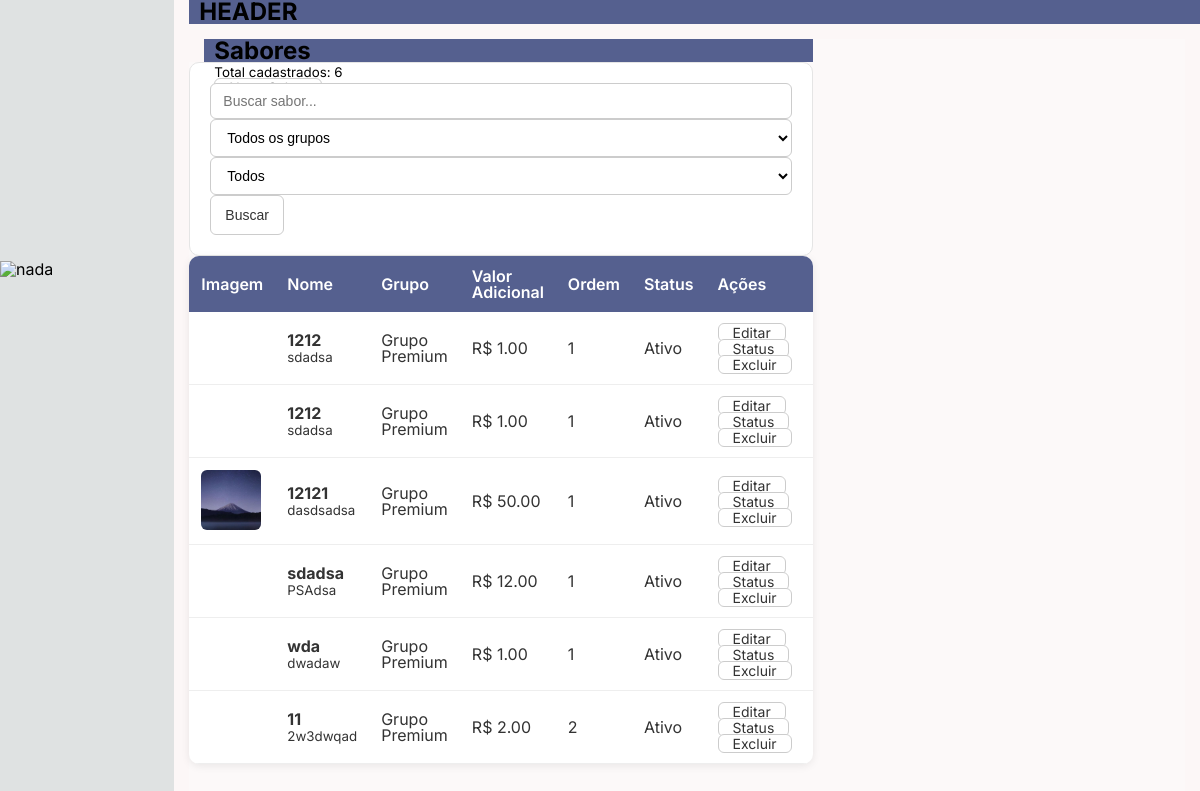
Before: /cardapio/sabor/ (signed in) with the older database file.
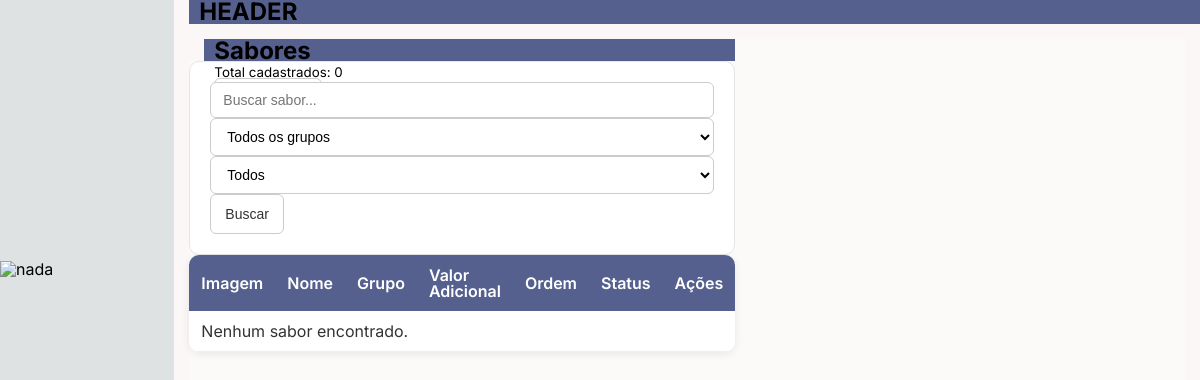
After: the same page with the newer database file.
### Cardapio/models.py (models this page shows, shortened)
class Sabor(models.Model):
    loja = models.ForeignKey(
        Loja,
        on_delete=models.CASCADE,
        related_name="sabores"
    )
    grupo = models.ForeignKey(
        GrupoDeSabores,
        on_delete=models.PROTECT,
        related_name="sabores"
    )
    nome = models.CharField(max_length=120)
    descricao = models.TextField(blank=True)
    imagem = models.ImageField(
        upload_to="sabores/",
        blank=True,
        null=True
    )
    valor_adicional = models.DecimalField(
        max_digits=10,
        decimal_places=2,
        null=True
    )
    ativo = models.BooleanField(default=True)
    ordem = models.PositiveIntegerField()
    class Meta:
        ordering = ["ordem", "nome"]

class GrupoDeSabores(models.Model):
    loja = models.ForeignKey(
        Loja,
        on_delete=models.CASCADE,
        related_name="grupos_sabores"
    )
    descricao = models.TextField(blank=True)
    nome = models.CharField(max_length=60)
    ordem = models.PositiveIntegerField(default=0)
    ativo = models.BooleanField(default=True)
    class Meta:
        ordering = ["ordem", "nome"]

### Cardapio/views/views_sabor.py (the view)
def listar_sabores(request):
    loja = request.user.perfil.loja
    busca = request.GET.get("busca")
    grupo = request.GET.get("grupo")
    status = request.GET.get("status")
    sabores = Sabor.objects.filter(
        loja=loja
    ).select_related("grupo")
    if busca:
        sabores = sabores.filter(
            Q(nome__icontains=busca)
        )
    if grupo:
        sabores = sabores.filter(
            grupo_id=grupo
        )
    if status == "ativo":
        sabores = sabores.filter(
            ativo=True
        )
    elif status == "inativo":
        sabores = sabores.filter(
            ativo=False
        )
    paginator = Paginator(sabores, 15)
    page = request.GET.get("page")
    sabores = paginator.get_page(page)
    grupos = GrupoDeSabores.objects.filter(
        loja=loja,
        ativo=True
    )
    context = {
        "sabores": sabores,
        "grupos": grupos,
        "total": paginator.count,
    }
    return render(
        request,
        "sabor/sabor_listar.html",
        context,
    )

### Interface/context_processors.py (called while the page is built)
def menu_items(request):
    user = request.user
    menus = MenuItem.objects.prefetch_related('subitens')
    if not user.is_authenticated:
        for menu in menus:
            menu.subitens_permitidos = []
        return {'menus': menus}
    permissoes_ids = set(
        PermissaoView.objects.filter(
            pode_acessar=True
        ).filter(
            Q(usuario=user) | Q(grupo__in=user.groups.all())
        ).values_list("view_id", flat=True)
    )
    for menu in menus:
        menu.subitens_permitidos = [
            sub for sub in menu.subitens.all()
            if sub.view_id is None or sub.view_id in permissoes_ids
        ]
    return {'menus': menus}

def nav_top(request):
    return {'nav': NavTop.objects.all()}

### Cardapio/templates/sabor/sabor_listar.html (shortened to what this page needs)
{% extends "templates/base.html" %}
{% block content %}
<div class="content-header">
    <div>
        <h2>Sabores</h2>
        <small>Total cadastrados: {{ total }}</small>
    </div>
    <div>
        <a href="{% url 'sabor:novo' %}" class="btn btn-primary">
        </a>
    </div>
</div>
<form method="GET" class="form-filtro">
    <input
        type="text"
        name="busca"
        placeholder="Buscar sabor..."
        value="{{ request.GET.busca }}"
    >
    <select name="grupo">
        <option value="">Todos os grupos</option>
    </select>
    <select name="status">
        <option value="">Todos</option>
    </select>
    <button class="btn btn-primary">
        Buscar
    </button>
</form>
<table class="table">
    <thead>
        <tr>
            <th>Imagem</th>
            <th>Nome</th>
            <th>Grupo</th>
            <th>Valor Adicional</th>
            <th>Ordem</th>
            <th>Status</th>
            <th width="180">Ações</th>
        </tr>
    </thead>
    <tbody>
    {% for sabor in sabores %}
        <tr>
            <td>
                {% if sabor.imagem %}
                    <img
                        src="{{ sabor.imagem.url }}"
                        width="60"
                        height="60"
                        style="object-fit:cover;border-radius:6px;"
                    >
                {% endif %}
            </td>
            <td>
                <strong>{{ sabor.nome }}</strong>
                {% if sabor.descricao %}
                    <br>
                    <small>{{ sabor.descricao|truncatechars:50 }}</small>
                {% endif %}
            </td>
            <td>
                {{ sabor.grupo.nome }}
            </td>
            <td>
                R$ {{ sabor.valor_adicional }}
            </td>
            <td>
                {{ sabor.ordem }}
            </td>
            <td>
                {% if sabor.ativo %}
                    <span class="badge bg-success">
                        Ativo
                    </span>
                {% else %}
                    <span class="badge bg-danger">
                        Inativo
                    </span>
                {% endif %}
            </td>
            <td>
                <a
                    href="{% url 'sabor:editar' sabor.id %}"
                    class="btn btn-warning btn-sm"
                >
                    Editar
                </a>
                <a
                    href="{% url 'sabor:status' sabor.id %}"
                    class="btn btn-secondary btn-sm"
                >
                    Status
                </a>
                <a
                    href="{% url 'sabor:excluir' sabor.id %}"
                    class="btn btn-danger btn-sm"
                    onclick="return confirm('Deseja excluir este sabor?')"
                >
                    Excluir
                </a>
            </td>
        </tr>
    {% empty %}
        <tr>
            <td colspan="7">
                Nenhum sabor encontrado.
            </td>
        </tr>
    {% endfor %}
    </tbody>
</table>
{% endblock %}

### global/templates/base.html (shortened to what this page needs)
{% load static %}
<!DOCTYPE html>
<html lang="en">
<head>
{% include "templates/head.html" %}
</head>
<body>
    <div class="content">
        <div class="content-all">
            <div class="nav-content">
                <img src="" alt="nada">
            </div>
            <div class="content-content">
                <div class="content-header">
                    <H2>HEADER</H2>
                </div>
                <div class="content-2">
                    <div class="content-footer-header">
                        {% block content %}{% endblock content %}
                    </div>
                    <div class="content-footer-header-1">
                    </div>
                </div>
            </div>
        </div>
    </div>
</body>
</html>

### global/templates/head.html (shortened to what this page needs)
    {% load static %}
    <link rel="stylesheet" href="{% static "/css/style.css" %}">

### global/static/css/style.css (style rules this page uses)
* { margin: 0; padding: 0; box-sizing: border-box; }
body { line-height: 1; font-family: 'Inter', sans-serif; background: hsl(0, 12%, 92%); color: #000; }
a { color: #55608f; text-decoration: none; }
.content-all { width: 100%; height: 100vh; display: flex; background-color: rgb(252, 249, 249); }
.nav-content { width: 17%; display: flex; flex-direction: column; justify-content: space-evenly; background-color: rgb(223, 226, 226); }
.content-content { display: flex; flex-direction: column; width: 100%; height: 100%; }
.content-header { height: 3%; background-color: #55608f; border-left: 15px solid #fcf7f7; padding-left: 10px; }
.content-2 { display: flex; justify-content: space-between; height: 100%; border: 15px solid #fcf7f7; }
.content-footer-header, .content-footer-header-1 { flex: 1; }
form { background: #fff; padding: 20px; border-radius: 10px; border: 1px solid #e5e5e5; }
input, select, textarea { width: 100%; padding: 9px 12px; font-size: 14px; border: 1px solid #ccc; border-radius: 6px; background: #fff; outline: none; transition: 0.2s; }
button, .btn { height: 40px; padding: 0 14px; font-size: 14px; border-radius: 6px; border: 1px solid #ccc; background: #fff; color: #333; cursor: pointer; transition: 0.2s; }
table { width: 100%; border-collapse: collapse; border-radius: 10px; overflow: hidden; background: #fff; box-shadow: 0 2px 8px rgba(0,0,0,0.08); }
th { padding: 12px; background: #55608f; color: #fff; text-align: left; font-weight: 600; }
td { padding: 12px; border-bottom: 1px solid #eee; color: #333; }

Changed rows visible on the page:
removed Sabor: nome "1212", descricao "sdadsa", grupo.nome "Grupo Premium", valor_adicional "1.00", ordem "1", ativo "Ativo"
removed Sabor: nome "1212", descricao "sdadsa", grupo.nome "Grupo Premium", valor_adicional "1.00", ordem "1", ativo "Ativo"
removed Sabor: imagem (picture), nome "12121", descricao "dasdsadsa", grupo.nome "Grupo Premium", valor_adicional "50.00", ordem "1", ativo "Ativo"
removed Sabor: nome "sdadsa", descricao "PSAdsa", grupo.nome "Grupo Premium", valor_adicional "12.00", ordem "1", ativo "Ativo"
removed Sabor: nome "wda", descricao "dwadaw", grupo.nome "Grupo Premium", valor_adicional "1.00", ordem "1", ativo "Ativo"
removed Sabor: nome "11", descricao "2w3dwqad", grupo.nome "Grupo Premium", valor_adicional "2.00", ordem "2", ativo "Ativo"
Other visible differences:
{{ total }}: "6" → "0"
text now shown: "Nenhum sabor encontrado."
